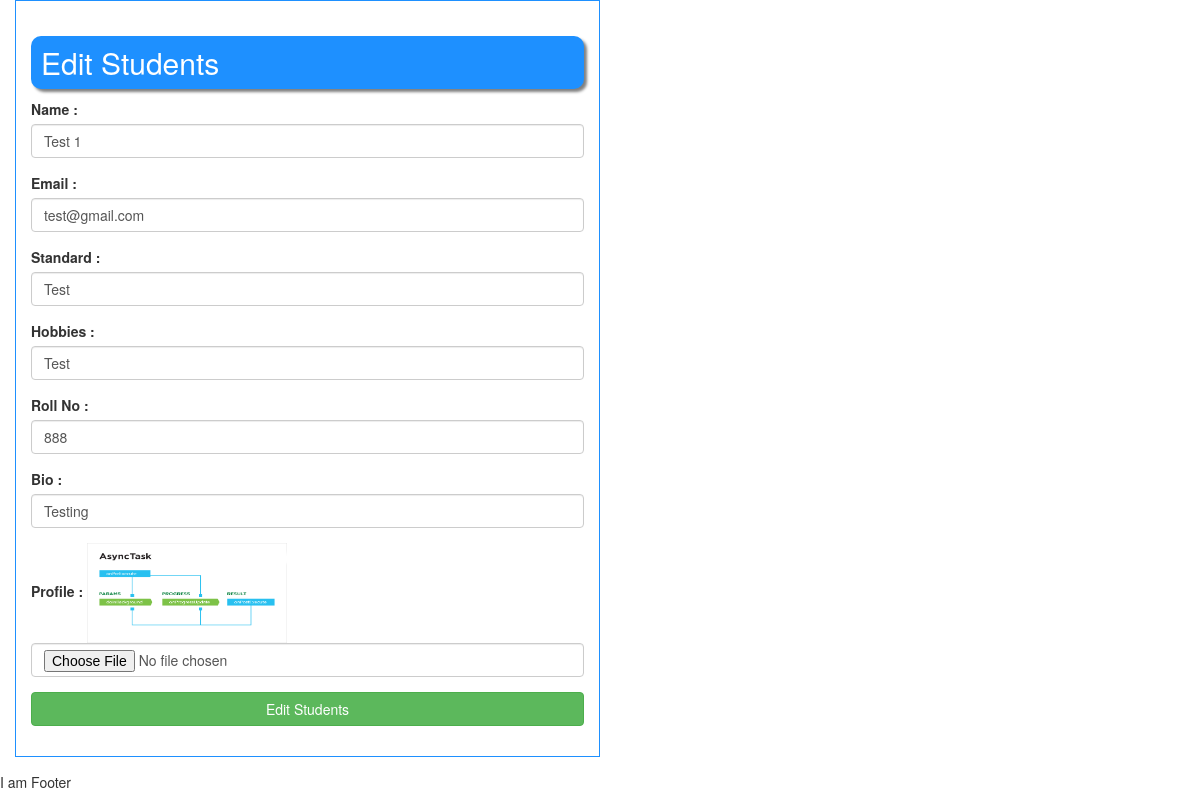
Before: /update_student/1 (signed in) with the older database file.
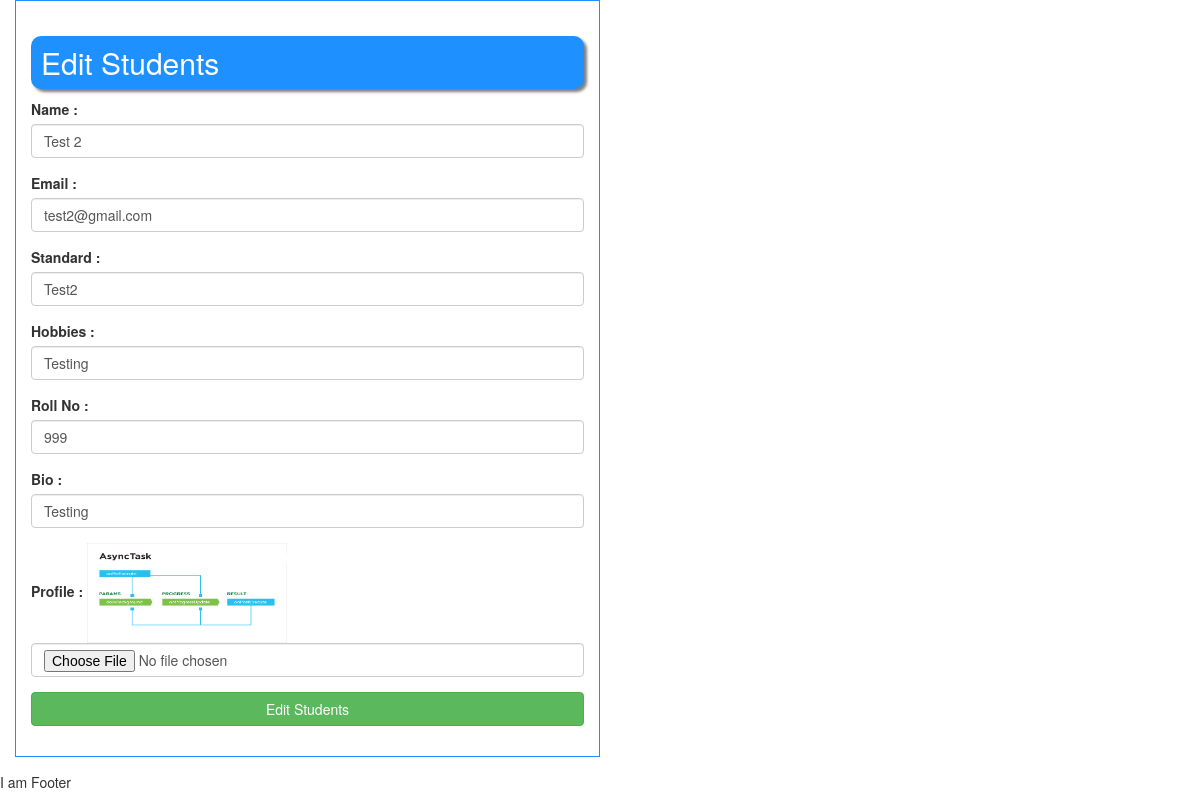
After: the same page with the newer database file.
### simpleFirstApp/models.py (models this page shows)
class Students(models.Model):
    id=models.AutoField(primary_key=True)
    name=models.CharField(max_length=255)
    email=models.CharField(max_length=255)
    standard=models.CharField(max_length=255)
    hobbies=models.CharField(max_length=255)
    roll_no=models.CharField(max_length=255)
    bio=models.TextField()
    profile_image=models.FileField()
    course=models.ForeignKey(Courses,on_delete=models.CASCADE)
    created_at=models.DateTimeField(auto_now_add=True)
    is_active=models.BooleanField(default=True)
    objects=models.Manager()

### simpleFirstApp/views.py (the view)
# urls.py: path('update_student/<str:student_id>',views.update_student,name="update_student"),
@login_required(login_url="/login_user/")
def update_student(request,student_id):
    student=Students.objects.get(id=student_id)
    if student==None:
        return HttpResponse("Student Not Found")
    else:
        return render(request,"student_edit.html",{'student':student})

### simpleFirstApp/templates/student_edit.html (shortened to what this page needs)
{% extends 'base_template.html' %}
{% block bodydata %}
<div class="container">
    <div class="row">
    <div class="col-lg-6 custom-block">
        <div class="row">
            <div class="col-lg-12">
                <h2 class="bg_blue">Edit Students</h2>
            </div>
            <div class="col-lg-12">
                <form action="/edit_student" method="post" enctype="multipart/form-data">
                <div class="form-group">
                    <label class="control-label">Name : </label>
                    <input type="text" name="name" class="form-control" value="{{ student.name }}">
                </div>
                <div class="form-group">
                    <label class="control-label">Email : </label>
                    <input type="text" name="email" class="form-control" value="{{ student.email }}">
                </div>
                  <div class="form-group">
                    <label class="control-label">Standard : </label>
                    <input type="text" name="standard" class="form-control" value="{{ student.standard }}">
                </div>
                <div class="form-group">
                    <label class="control-label">Hobbies : </label>
                    <input type="text" name="hobbies" class="form-control" value="{{ student.hobbies }}">
                </div>
                <div class="form-group">
                    <label class="control-label">Roll No : </label>
                    <input type="text" name="roll_no" class="form-control" value="{{ student.roll_no }}">
                </div>
                <div class="form-group">
                    <label class="control-label">Bio : </label>
                    <input type="text" name="bio" class="form-control" value="{{ student.bio }}">
                </div>
                <div class="form-group">
                    <label class="control-label">Profile : </label>
                    <img src="/media/{{ student.profile_image }}" style="width:200px;height:100px">
                    <input type="file" name="profile" class="form-control" >
                </div>
                <div class="form-group">
                    <input type="submit" name="submit" class="btn btn-block btn-success" value="Edit Students">
                </div>
                </form>
            </div>
        </div>
    </div>
    </div>
    <div class="row">
        <div class="col-lg-12">
        </div>
    </div>
</div>
{% endblock bodydata %}

Changed rows visible on the page:
changed Students "Testing": name "Test 1" → "Test 2"; email "test@gmail.com" → "test2@gmail.com"; standard "Test" → "Test2"; hobbies "Test" → "Testing"; roll_no "888" → "999"
